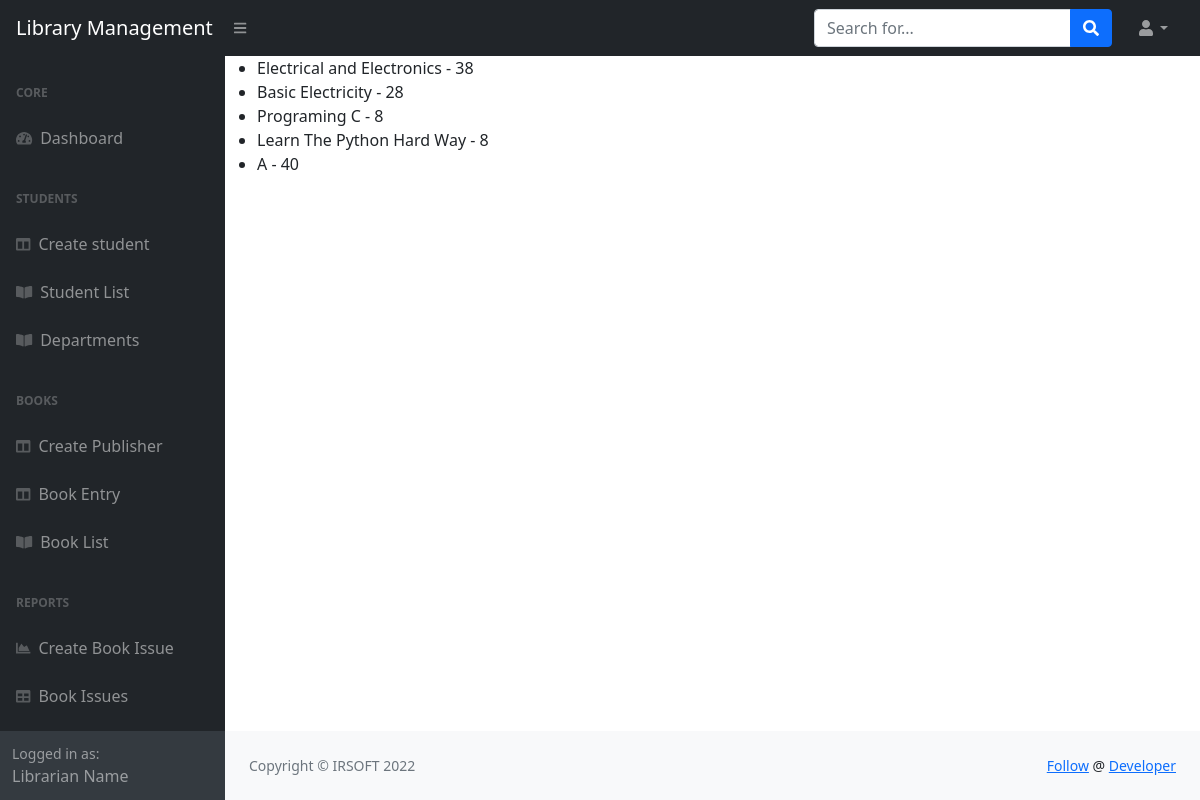
The app's page /books/list/, older data.
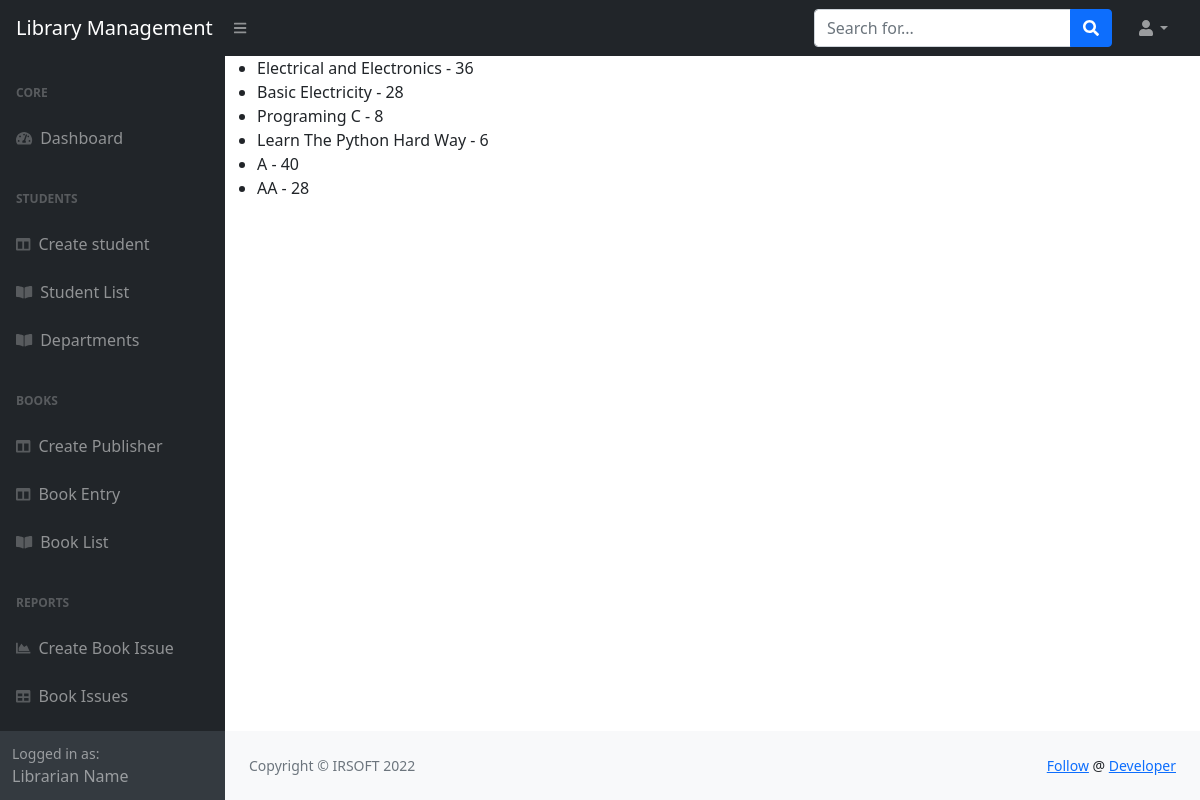
The same page, newer data.
### books/models.py (models this page shows, shortened)
class Book(models.Model):
    semisters = (
        ('1st','1st'),
        ('2nd','2nd'),
        ('3rd','3rd'),
        ('4th','4th'),
        ('5th','5th'),
        ('6th','6th'),
        ('7th','7th'),
        ('8th','8th')
    )
    name = models.CharField(max_length=100)
    code = models.CharField(max_length=50)
    publisher = models.ForeignKey(Publisher, on_delete=models.CASCADE)
    department = models.ForeignKey(Department, on_delete=models.CASCADE)
    semister = models.CharField(choices=semisters, max_length=50)
    amount = models.PositiveIntegerField(default=0)
    class Meta:
        verbose_name_plural = 'books'

### books/views.py (the view)
# urls.py: path('list/', book_list, name='book_list'),
def book_list(request):
    context = {}
    books = Book.objects.all()
    context['books'] = books
    return render(request, 'books/book_list.html', context)

### templates/books/book_list.html
{% extends 'base.html' %}
{% block content %}
<ul>
    {% for book in books %}
    <li>{{ book.name }} - {{ book.amount }}</li>
    {% endfor %}
</ul>
{% endblock content %}

Row changes from the older to the newer data that the page shows:
changed Book "Electrical and Electronics": amount "38" → "36"
changed Book "Learn The Python Hard Way": amount "8" → "6"
added Book: name "AA", amount "28"
